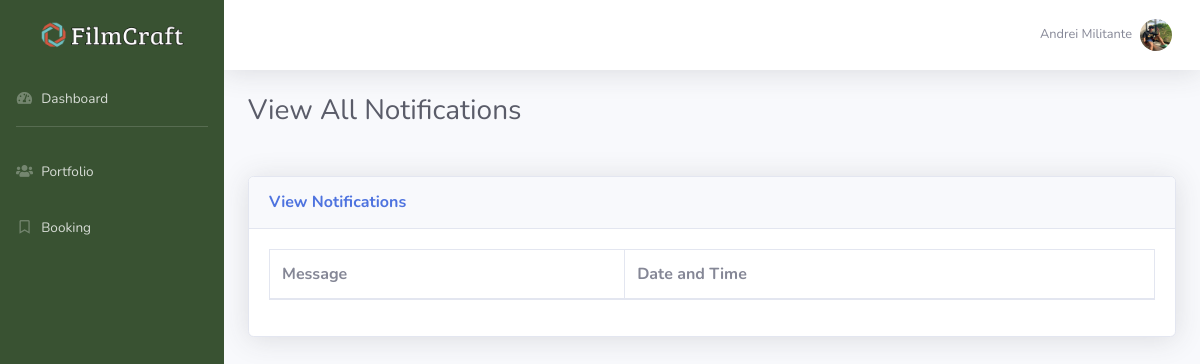
/user_admin/view-notification.php (signed in), run on an earlier commit of the app's database.
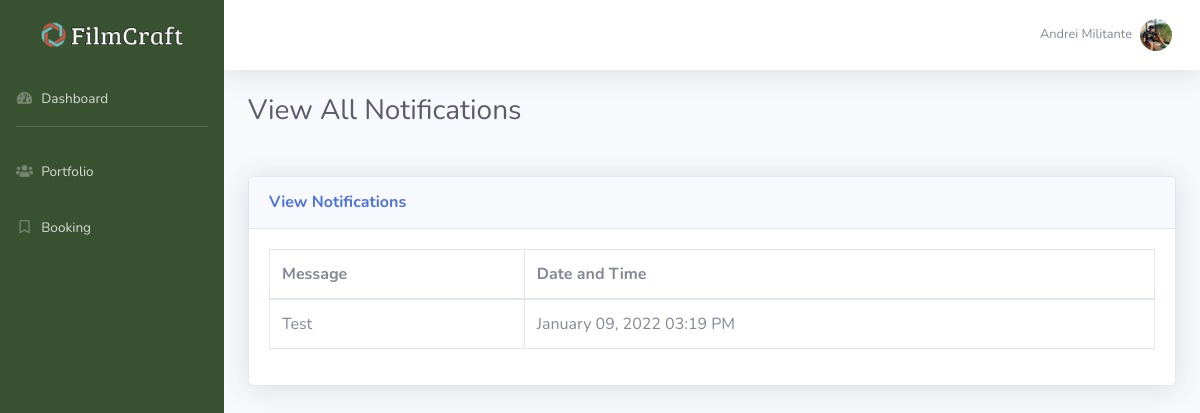
And on a later commit of the database.
### tables this page shows
CREATE TABLE `notification` (
  `notificationId` int(11) NOT NULL,
  `notificationAdminId` int(11) NOT NULL,
  `notificationVendorId` int(11) NOT NULL,
  `notificationCustomerId` int(11) NOT NULL,
  `notificationMessage` varchar(255) NOT NULL,
  `notificationStatus` tinyint(4) NOT NULL,
  `notificationUserType` int(11) NOT NULL,
  `notificationDateTime` datetime NOT NULL
);

### user_admin/sessions.php (called while the page is built, shortened)
<?php
$displayId = $_SESSION['adminId'];
?>

### user_admin/view-notification.php (the view, shortened to what this page needs)
<?php
include("sessions.php");
include("header.php");
include("../function/database.php");
$conn = $database;
?>
<body id="page-top">
    <div id="wrapper">
        <ul class="navbar-nav sidebar sidebar-dark accordion" id="accordionSidebar" style="background-color:#395232">
            <a class="sidebar-brand d-flex align-items-center justify-content-center" href="index.php">
                <div class="sidebar-brand-icon">
                     <img src="../resources/img/filmcraft.png" width="150">
                </div>
            </a>
            <li class="nav-item">
                <a class="nav-link" href="index.php">
                    <i class="fas fa-fw fa-tachometer-alt"></i>
                    <span>Dashboard</span></a>
                </li>
            <hr class="sidebar-divider">
            <li class="nav-item">
                <a class="nav-link" href="portfolio.php">
                    <i class="fas fa-fw fa-users"></i>
                    <span>Portfolio</span></a>
                </li>
            <li class="nav-item">
                <a class="nav-link" href="booking.php">
                    <i class="far fa-fw fa-bookmark"></i>
                    <span>Booking</span></a>
                </li>
        </ul>
        <div id="content-wrapper" class="d-flex flex-column">
            <div id="content">
                <nav class="navbar navbar-expand navbar-light bg-white topbar mb-4 static-top shadow">
                    <ul class="navbar-nav ml-auto">
                         <?php include("topnav.php") ?>
                    </ul>
                </nav>
                <div class="container-fluid">
                    <h1 class="h3 mb-5 text-gray-800">View All Notifications</h1>
                    <div class="card shadow mb-4">
                        <div class="card-header py-3">
                            <h6 class="m-0 font-weight-bold text-primary">View Notifications</h6>
                        </div>
                        <div class="card-body">
                            <div class="table-responsive">
                                <table class="table table-bordered" id="dataTablex" width="100%" cellspacing="0">
                                    <thead>
                                        <tr>
                                            <th>Message</th>
                                            <th>Date and Time</th>
                                        </tr>
                                    </thead>
                                    <tbody>
                                        <?php
                                        $query = "SELECT * FROM notification WHERE notificationAdminId = '$displayId' AND notificationUserType IN (1) ORDER BY notificationId DESC;
                                        ";
                                        $result = mysqli_query($conn,$query);
                                        while($row = mysqli_fetch_assoc($result)) {
                                          $datetime_format = date('F d, Y h:i A',strtotime($row['notificationDateTime']));
                                          $message = $row['notificationMessage'];
                                        ?>
                                        <tr>
                                            <td><?php echo $message ?></td>
                                            <td><?php echo $datetime_format ?></td>
                                        </tr>
                                       <?php } ?>
                                    </tbody>
                                </table>
                            </div>
                        </div>
                    </div>
                </div>
            </div>
        </div>
    </div>
<?php
include("footer.php");
?>

What changed in the data, as far as the page shows it:
added notification: notificationMessage "Test", notificationDateTime "January 09, 2022 03:19 PM"
